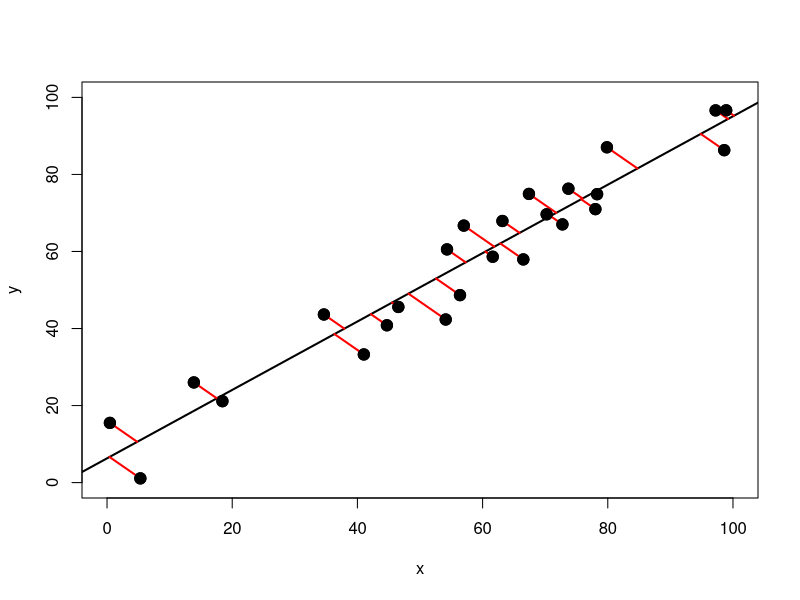
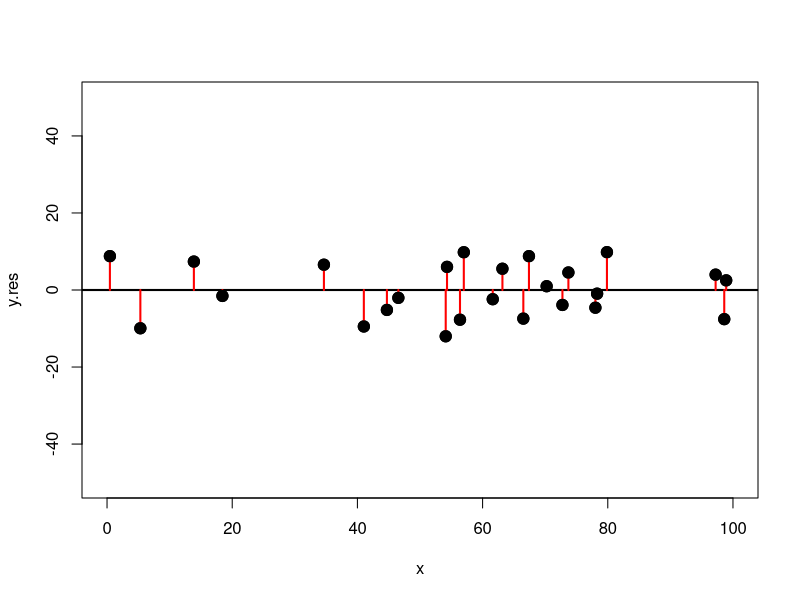

Write the R code that produced these figures, in order.
# File:    PlottingPerpendicularSegments.R
# Course:  
# Chapter: 
# Section: 
# Author:  Barton Poulson, datalab.cc, @bartonpoulson
# Date:    2016-05-06

# Source: http://j.mp/1Oh11e1
# Residuals part: http://j.mp/1XcHAdC

# DEFINE FUNCTION FOR PERPENDICULAR SEGMENTS ###############

# Function for perpendicual segments
# Source: http://j.mp/1Oh1fSi

perp.segment.coord <- function(x0, y0, lm.mod){
  #finds endpoint for a perpendicular segment from the point
  #(x0,y0) to the line defined by lm.mod as y=a+b*x
  a <- coef(lm.mod)[1]  #intercept
  b <- coef(lm.mod)[2]  #slope
  x1 <- (x0+b*y0-a*b)/(1+b^2)
  y1 <- a + b*x1
  list(x0=x0, y0=y0, x1=x1, y1=y1)
}

# GENERATE DATA ############################################

set.seed(1846)
x <- runif(25, 0, 100)
y <- x + rnorm(25, 0, 7)

# PLOT DATA WITH TREND #####################################

mod1 <- lm(y ~ x)
plot(x, y, 
     # xlim = c(min(x) - 5, max(x) + 5), 
     # ylim = c(min(y) - 10, max(y) + 10),
     xlim = c(0, 100), 
     ylim = c(0, 100),
     pch = 19, cex = 1.5)
abline(mod1, lwd = 2)

## Add Perpendicular Lines #################################

ss <- perp.segment.coord(x, y, mod1)
segments(x0 = ss$x0, x1 = ss$x1,
         y0 = ss$y0, y1 = ss$y1, 
         col = "red", lwd = 2)
# Can also do:
# do.call(segments, ss)
# but can't modify colors, etc.
points(x, y, pch = 19, cex = 1.5)  # Plot points again

# PLOT DETRENDED DATA ######################################

# Get residuals
y.res <- resid(mod1)

# Regression with residuals
# mod2 <- lm(y.res ~ x)
plot(x, y.res, 
     # xlim = c(min(x) - 5, max(x) + 5), 
     # ylim = c(min(y) - 10, max(y) + 10),
     xlim = c(0, 100), 
     ylim = c(-50, 50),
     pch = 19, cex = 1.5)
# abline(mod2, lwd = 2)
abline(h = 0, lwd = 2)

# calculate residuals and predicted values
# res <- signif(residuals(mod1), 5)
# pre <- predict(mod2)

# plot distances between points and the regression line
segments(x, y.res, 
         x, 0, 
         col = "red", lwd = 2)
points(x, y.res, pch = 19, cex = 1.5)

# CLEAN UP #################################################

# Clear environment
rm(list = ls()) 

# Clear plots
dev.off()  # But only if there IS a plot

# Clear console
cat("\014")  # ctrl+L

# Clear mind :)
